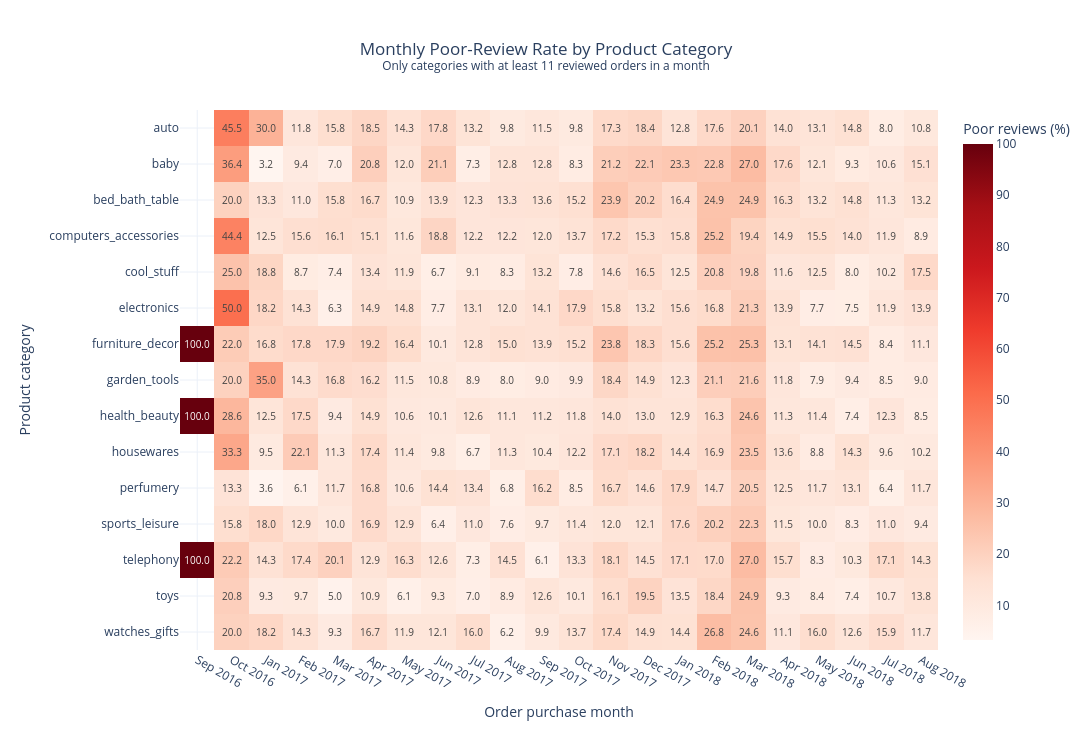

Notebook source saved alongside this figure:
### Code cell
# Select the 15 categories with the most reviewed orders
top_reviewed_categories = (
    category_month_summary
    .groupby("category")["reviewed_orders"]
    .sum()
    .nlargest(15)
    .index
)

heatmap_data = category_month_summary[
    category_month_summary["category"].isin(top_reviewed_categories)
].copy()

heatmap_data["period"] = (
    heatmap_data["month"]
    + " "
    + heatmap_data["year"].astype(str)
)

review_pivot = heatmap_data.pivot_table(
    index="category",
    columns="period",
    values="poor_review_rate",
    aggfunc="first",
)

period_order = (
    heatmap_data[["period", "year", "month_num"]]
    .drop_duplicates()
    .sort_values(["year", "month_num"])["period"]
    .tolist()
)

review_pivot = review_pivot.reindex(columns=period_order)

fig = px.imshow(
    review_pivot,
    color_continuous_scale="Reds",
    aspect="auto",
    text_auto=".1f",
    labels={
        "x": "Order purchase month",
        "y": "Product category",
        "color": "Poor reviews (%)",
    },
    title=(
        "Monthly Poor-Review Rate by Product Category"
        "<br><sup>"
        "Only categories with at least 11 reviewed orders in a month"
        "</sup>"
    ),
)

fig.update_layout(
    template="plotly_white",
    width=1250,
    height=750,
    title_x=0.5,
    margin=dict(
        l=180,
        r=60,
        t=110,
        b=100,
    ),
)

# fig.show(renderer="browser")
fig.show()

### Figure 1 — Plotly figure (JSON) as saved in the notebook; plotly's stock layout.template omitted (floating-point values rounded to 4 significant figures; data arrays with more than 128 entries replaced by an {"elided": "..."} marker saying what was removed)
{"data": [{"coloraxis": "coloraxis", "hovertemplate": "Order purchase month: %{x}<br>Product category: %{y}<br>Poor reviews (%): %{z}<extra></extra>", "name": "0", "texttemplate": "%{z:.1f}", "type": "heatmap", "x": ["Sep 2016", "Oct 2016", "Jan 2017", "Feb 2017", "Mar 2017", "Apr 2017", "May 2017", "Jun 2017", "Jul 2017", "Aug 2017", "Sep 2017", "Oct 2017", "Nov 2017", "Dec 2017", "Jan 2018", "Feb 2018", "Mar 2018", "Apr 2018", "May 2018", "Jun 2018", "Jul 2018", "Aug 2018"], "xaxis": "x", "y": ["auto", "baby", "bed_bath_table", "computers_accessories", "cool_stuff", "electronics", "furniture_decor", "garden_tools", "health_beauty", "housewares", "perfumery", "sports_leisure", "telephony", "toys", "watches_gifts"], "yaxis": "y", "z": {"elided": "15x22 float values"}}], "layout": {"coloraxis": {"autocolorscale": false, "colorbar": {"title": {"text": "Poor reviews (%)"}}, "colorscale": [[0, "rgb(255,245,240)"], [0.125, "rgb(254,224,210)"], [0.25, "rgb(252,187,161)"], [0.375, "rgb(252,146,114)"], [0.5, "rgb(251,106,74)"], [0.625, "rgb(239,59,44)"], [0.75, "rgb(203,24,29)"], [0.875, "rgb(165,15,21)"], [1, "rgb(103,0,13)"]]}, "height": 750, "margin": {"b": 100, "l": 180, "r": 60, "t": 110}, "title": {"text": "Monthly Poor-Review Rate by Product Category<br><sup>Only categories with at least 11 reviewed orders in a month</sup>", "x": 0.5}, "width": 1250, "xaxis": {"anchor": "y", "domain": [0, 1], "title": {"text": "Order purchase month"}}, "yaxis": {"anchor": "x", "autorange": "reversed", "domain": [0, 1], "title": {"text": "Product category"}}}}
